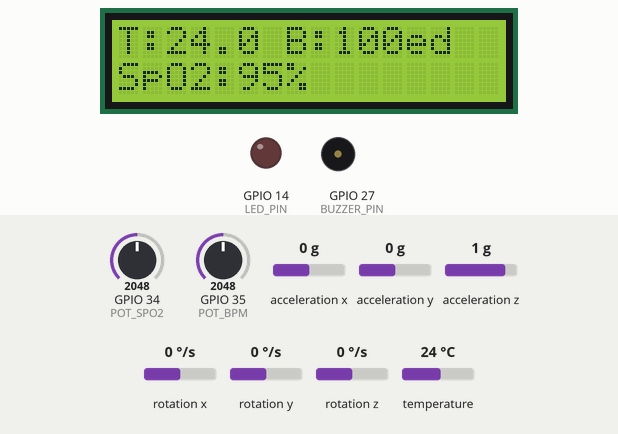
Simulated run of this sketch. Board: ESP32. Shown: 16×2 character LCD, output pins drawn as LEDs (lit = HIGH), buzzer (waves = sounding). Inputs (shaded band) come from the test bench; at power-on: temperature 24 °C, GPIO 34 (POT_SPO2) = 2048, GPIO 35 (POT_BPM) = 2048, acceleration x 0 g, acceleration y 0 g, acceleration z 1 g, rotation x 0 °/s, rotation y 0 °/s, rotation z 0 °/s. WiFi joins after 1.5 s; servers stay silent unless stated; web services answer with replies made up by the test bench; what the sketch prints to the serial monitor is not drawn.

Above: at 2.8 s.
2.9 s: temperature set to 37.3 °C
At 4.4 s:
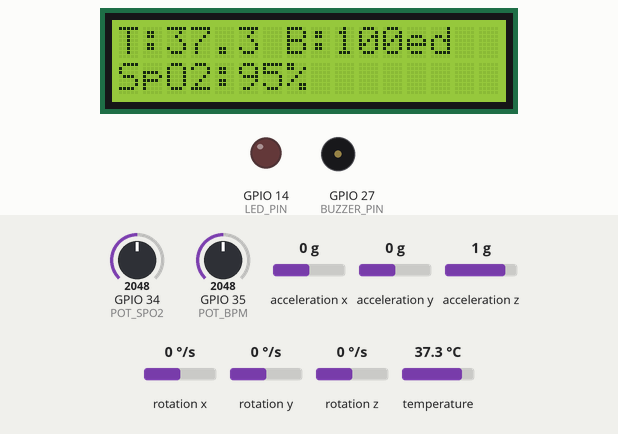
4.9 s: temperature set to 38.7 °C
At 6.6 s:
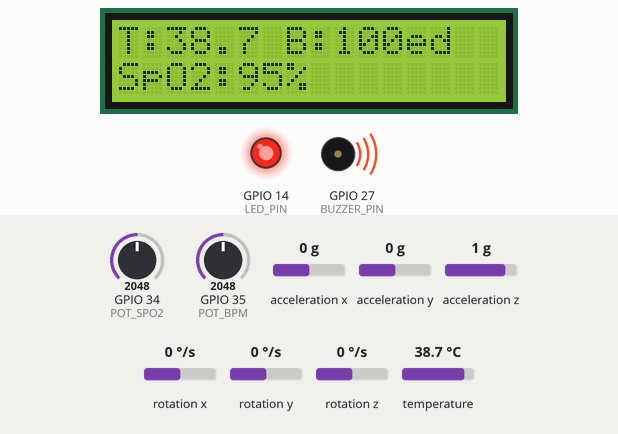
9.2 s: GPIO 34 (POT_SPO2) set to 2866
At 10.9 s:
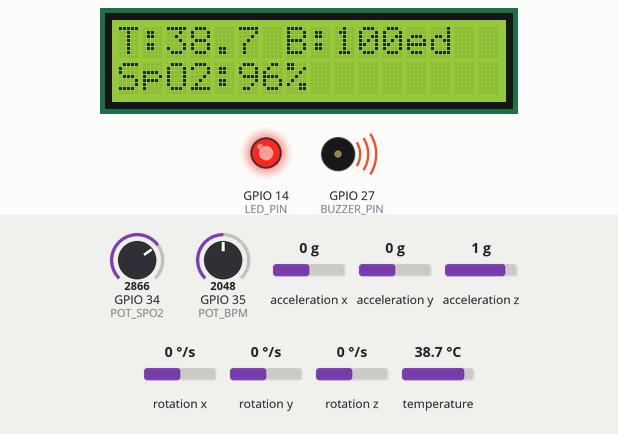
11.9 s: GPIO 35 (POT_BPM) set to 2866
At 15.4 s:
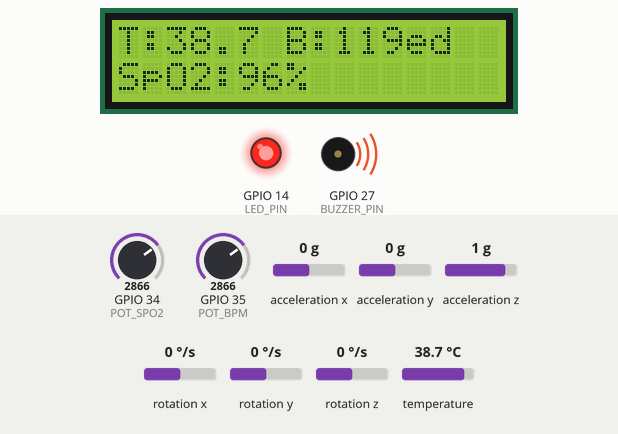
16.2 s: GPIO 34 (POT_SPO2) set to 3040
At 19.8 s:
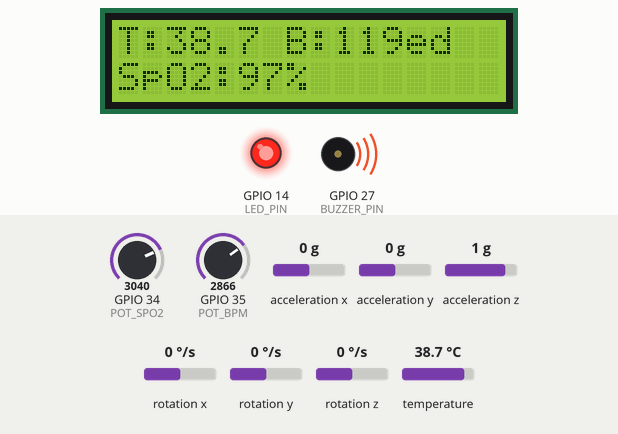
19.9 s: GPIO 35 (POT_BPM) set to 3040
At 21.3 s:
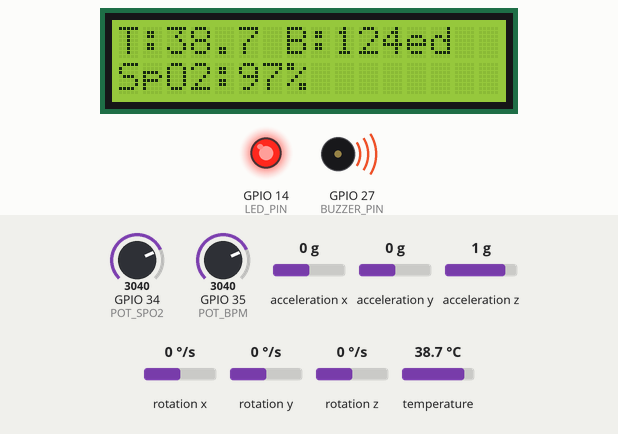
Timing chart, 0 to 25.2 s (numbered marks = the images above; inputs shaded):
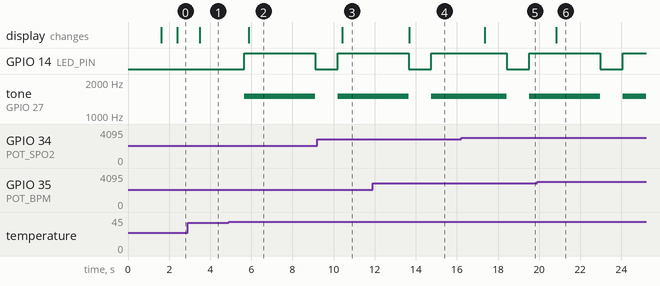

The sketch:

sketch.ino
```cpp
#include <Wire.h>
#include <LiquidCrystal_I2C.h>
#include <OneWire.h>
#include <DallasTemperature.h>
#include <WiFi.h>
#include <WebServer.h>
#include <MPU6050.h>
#include <math.h>
#include <WiFiClientSecure.h>
#include <HTTPClient.h>

// ---------------- PIN DEFINITIONS ----------------
#define POT_SPO2 34
#define POT_BPM  35
#define LED_PIN 14
#define BUZZER_PIN 27
#define DS18B20_PIN 13

// ---------------- LCD ----------------
LiquidCrystal_I2C lcd(0x27, 16, 2);

// ---------------- DS18B20 ----------------
OneWire oneWire(DS18B20_PIN);
DallasTemperature sensors(&oneWire);

// ---------------- MPU6050 ----------------
MPU6050 mpu;

// ---------------- WEB SERVER ----------------
WebServer server(80);

// ---------------- WIFI ----------------
const char* ssid = "Wokwi-GUEST";
const char* password = "";

// ---------------- WHATSAPP ----------------
const char* WHATSAPP_PHONE  = "9779746264051";
const char* WHATSAPP_APIKEY = "bFDFSm2PTaQG";

// ---------------- THINGSPEAK ----------------
const char* THINGSPEAK_API_KEY = "INMKD1321CBLDB2O";
const char* THINGSPEAK_URL = "http://api.thingspeak.com/update";

// ---------------- VARIABLES ----------------
float temperature;
int spo2Value;
int bpmValue;

int16_t rawAx, rawAy, rawAz;
float ax, ay, az;
float accelMag;

unsigned long alertStart = 0;
bool alertActive = false;
unsigned long lastThingSpeakUpdate = 0;

// ---------- SEND WHATSAPP ALERT ----------
void sendWhatsAppAlert(String message) {
  WiFiClientSecure client;
  client.setInsecure();

  message.replace(" ", "%20");
  message.replace("\n", "%0A");

  String url = "/send.php?phone=" + String(WHATSAPP_PHONE) +
               "&text=" + message +
               "&apikey=" + String(WHATSAPP_APIKEY);

  if (!client.connect("api.textmebot.com", 443)) return;

  client.print(String("GET ") + url + " HTTP/1.1\r\n" +
               "Host: api.textmebot.com\r\n" +
               "Connection: close\r\n\r\n");

  client.stop();
}

// ---------------- SETUP ----------------
void setup() {
  Serial.begin(115200);

  Wire.begin(21, 22);
  sensors.begin();
  mpu.initialize();

  lcd.init();
  lcd.backlight();

  pinMode(LED_PIN, OUTPUT);
  pinMode(BUZZER_PIN, OUTPUT);

  WiFi.begin(ssid, password);
  lcd.print("Connecting WiFi");

  while (WiFi.status() != WL_CONNECTED) delay(300);

  lcd.clear();
  lcd.print("WiFi Connected");
}

// ---------------- LOOP ----------------
void loop() {
  // ---------- READ SENSORS ----------
  spo2Value = map(analogRead(POT_SPO2), 0, 4095, 90, 100);
  bpmValue  = map(analogRead(POT_BPM), 0, 4095, 50, 150);

  sensors.requestTemperatures();
  temperature = sensors.getTempCByIndex(0);

  mpu.getAcceleration(&rawAx, &rawAy, &rawAz);
  ax = rawAx / 16384.0;
  ay = rawAy / 16384.0;
  az = rawAz / 16384.0;
  accelMag = sqrt(ax * ax + ay * ay + az * az);

  // ---------- SERIAL PLOTTER OUTPUT WITH CLEAR NAMES ----------
  Serial.print("Temp:"); Serial.print(temperature); Serial.print(",");
  Serial.print("SpO2:"); Serial.print(spo2Value); Serial.print(",");
  Serial.print("BPM:"); Serial.print(bpmValue); Serial.print(",");
  Serial.print("Accel:"); Serial.println(accelMag);

  // ---------- ALERT ----------
  if ((temperature > 38 || bpmValue > 120 || accelMag > 2.5) && !alertActive) {
    alertActive = true;
    alertStart = millis();

    digitalWrite(LED_PIN, HIGH);
    tone(BUZZER_PIN, 1500);

    String msg = "HEALTH ALERT\n";
    msg += "Temp: " + String(temperature) + "C\n";
    msg += "BPM: " + String(bpmValue) + "\n";
    msg += "SpO2: " + String(spo2Value) + "%\n";
    msg += "Fall Detected";

    sendWhatsAppAlert(msg);
  }

  if (alertActive && millis() - alertStart > 3000) {
    alertActive = false;
    digitalWrite(LED_PIN, LOW);
    noTone(BUZZER_PIN);
  }

  // ---------- LCD DISPLAY ----------
  lcd.setCursor(0, 0);
  lcd.print("T:");
  lcd.print(temperature, 1);
  lcd.print(" B:");
  lcd.print(bpmValue);

  lcd.setCursor(0, 1);
  lcd.print("SpO2:");
  lcd.print(spo2Value);
  lcd.print("%   ");

  // ---------- THINGSPEAK UPDATE ----------
  if (millis() - lastThingSpeakUpdate > 15000) { // 15 seconds
    lastThingSpeakUpdate = millis();

    if (WiFi.status() == WL_CONNECTED) {
      HTTPClient http;
      String url = String(THINGSPEAK_URL) + "?api_key=" + THINGSPEAK_API_KEY +
                   "&field1=" + String(temperature) +
                   "&field2=" + String(spo2Value) +
                   "&field3=" + String(bpmValue) +
                   "&field4=" + String(accelMag);
      http.begin(url);
      int code = http.GET(); // Send request
      http.end();
    }
  }

  delay(300);
}
```

Measured:
- the behaviour switches between 38 and 38.1 °C on temperature (found by bisection; images 1 and 2)
- after the input at 2.9 s, the display: changes after 0.59 s (image 1)
- after the input at 4.9 s, GPIO 14 (LED_PIN): LOW → HIGH after 0.74 s, → LOW 3.5 s later; tone on GPIO 27 (BUZZER_PIN): silent → 1500 Hz after 0.74 s, → silent 3.5 s later; the display: changes after 0.97 s (image 2)
- after the input at 9.2 s, the display: changes after 1.2 s (image 3)
- after the input at 11.9 s, the display: changes after 1.8 s (image 4)
- after the input at 16.2 s, the display: changes after 1.2 s (image 5)
- after the input at 19.9 s, the display: changes after 0.92 s (image 6)
